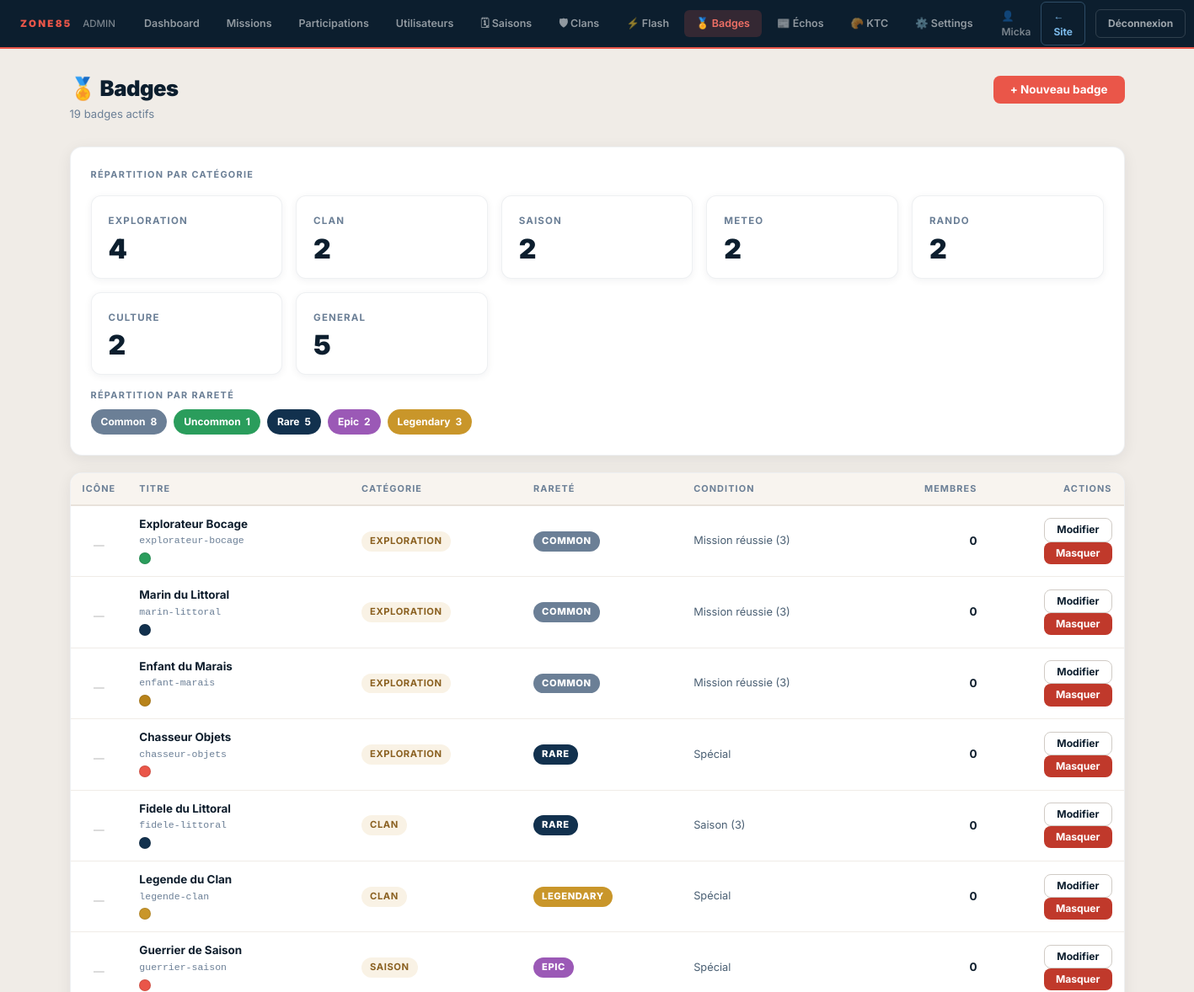
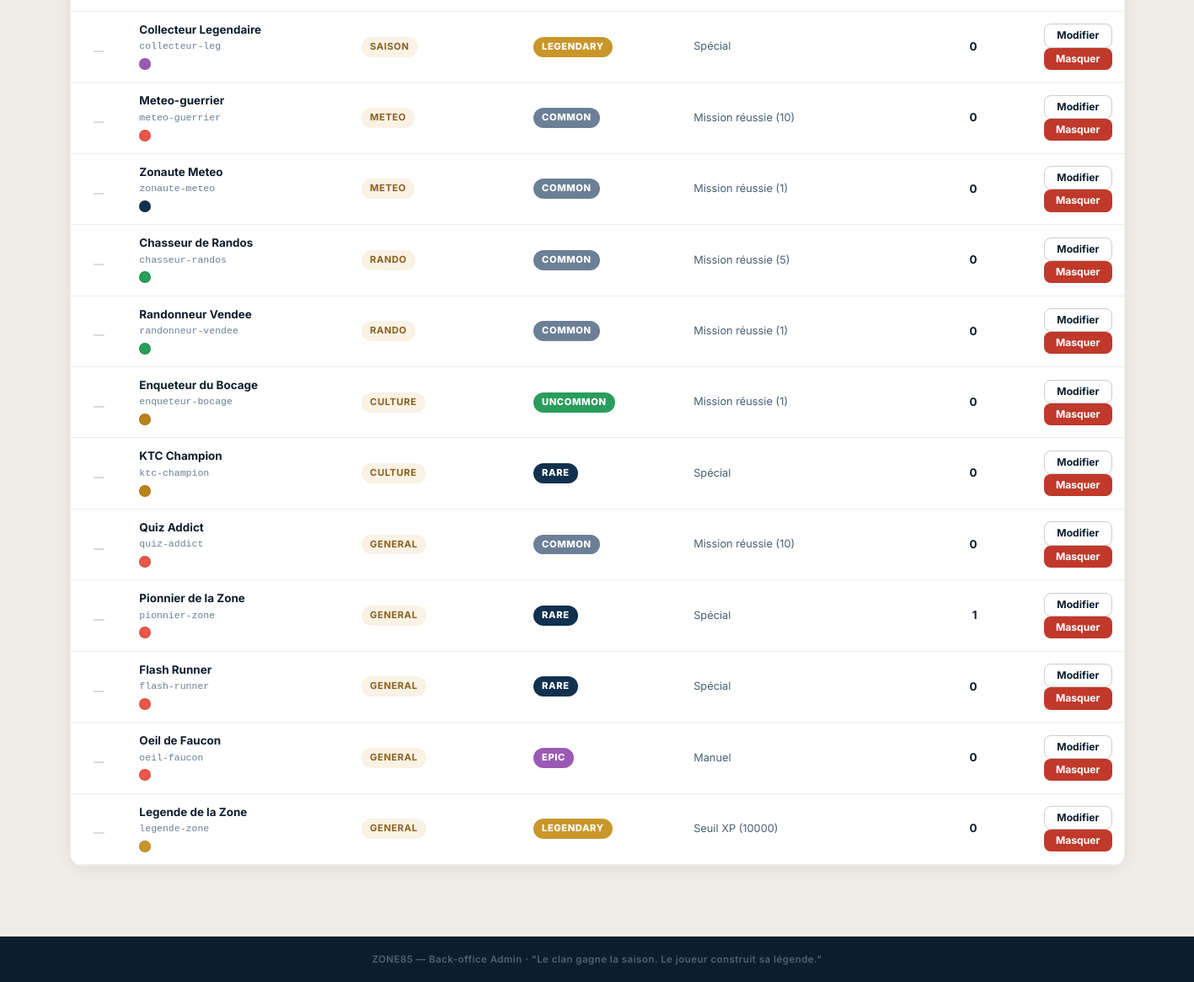
Page /admin/badges.php (signed in) on the committed database (2 pictures, top to bottom).
### tables this page shows
CREATE TABLE `badges` (
  `id`               int(10) UNSIGNED NOT NULL AUTO_INCREMENT,
  `title`            varchar(100) NOT NULL,
  `slug`             varchar(100) NOT NULL,
  `category`         enum('exploration','clan','saison','meteo','rando','culture','invisible','general') NOT NULL DEFAULT 'general',
  `description`      text DEFAULT NULL,
  `icon`             varchar(20) DEFAULT NULL,
  `rarity`           enum('common','uncommon','rare','epic','legendary') NOT NULL DEFAULT 'common',
  `season_id`        int(10) UNSIGNED DEFAULT NULL,
  `is_hidden`        tinyint(1) NOT NULL DEFAULT 0,
  `unlock_condition` text DEFAULT NULL,
  `color_primary`    varchar(7) NOT NULL DEFAULT '#ea5649',
  `icon_emoji`       varchar(8) DEFAULT NULL,
  `condition_type`   enum('manual','xp_threshold','mission_success','season','special') NOT NULL DEFAULT 'manual',
  `condition_value`  int(11) DEFAULT NULL,
  `created_at`       datetime NOT NULL DEFAULT current_timestamp(),
  `updated_at`       datetime NOT NULL DEFAULT current_timestamp() ON UPDATE current_timestamp(),
  PRIMARY KEY (`id`),
  UNIQUE KEY `uq_badges_slug` (`slug`),
  KEY `idx_badges_cat` (`category`),
  KEY `idx_badges_rar` (`rarity`)
);

### admin/badges.php (the view, shortened to what this page needs)
<?php
$pdo    = db();
$rarity_colors = [
    'common'    => ['bg' => '#6b7f96', 'label' => 'Common'],
    'uncommon'  => ['bg' => '#2a9d5c', 'label' => 'Uncommon'],
    'rare'      => ['bg' => '#12314e', 'label' => 'Rare'],
    'epic'      => ['bg' => '#9b59b6', 'label' => 'Epic'],
    'legendary' => ['bg' => '#C9962A', 'label' => 'Legendary'],
];
$categories = ['exploration','clan','saison','meteo','rando','culture','invisible','general'];
$condition_types = [
    'manual'           => 'Manuel',
    'xp_threshold'     => 'Seuil XP',
    'mission_success'  => 'Mission réussie',
    'season'           => 'Saison',
    'special'          => 'Spécial',
];
$badges = [];
if ($pdo) {
    try {
        $badges = $pdo->query(
            'SELECT b.*,
                    (SELECT COUNT(*) FROM user_badges ub WHERE ub.badge_id = b.id) AS member_count
             FROM badges b
             WHERE b.is_hidden = 0
             ORDER BY b.category ASC, b.rarity ASC, b.id ASC'
        )->fetchAll(PDO::FETCH_ASSOC);
    } catch (PDOException $e) {
        error_log('[ZONE85 admin/badges list] ' . $e->getMessage());
        try {
            $badges = $pdo->query(
                'SELECT b.*, 0 AS member_count
                 FROM badges b
                 WHERE b.is_hidden = 0
                 ORDER BY b.category ASC, b.rarity ASC, b.id ASC'
            )->fetchAll(PDO::FETCH_ASSOC);
        } catch (PDOException $e2) {
            error_log('[ZONE85 admin/badges list fallback] ' . $e2->getMessage());
        }
    }
}
$stats_cat = array_fill_keys($categories, 0);
$stats_rar = array_fill_keys(array_keys($rarity_colors), 0);
foreach ($badges as $b) {
    $cat = $b['category'] ?? 'general';
    $rar = $b['rarity']   ?? 'common';
    if (isset($stats_cat[$cat])) $stats_cat[$cat]++;
    if (isset($stats_rar[$rar])) $stats_rar[$rar]++;
}
$total_badges = count($badges);
require '_admin-header.php';
?>
<div class="adm-page-header">
    <div>
        <h1 class="adm-page-title">🏅 Badges</h1>
        <p class="adm-page-sub"><?= $total_badges ?> badge<?= $total_badges !== 1 ? 's' : '' ?> actifs</p>
    </div>
    <div class="adm-page-actions">
        <button class="btn-adm btn-adm-primary" onclick="toggleCreatePanel()">+ Nouveau badge</button>
    </div>
</div>
<div class="adm-card" style="margin-bottom:20px">
    <p class="adm-card-title">Répartition par catégorie</p>
    <div class="adm-stats" style="margin-bottom:0">
        <?php foreach ($stats_cat as $cat => $cnt): if ($cnt === 0) continue; ?>
        <div class="adm-stat">
            <div class="adm-stat-label"><?= htmlspecialchars(ucfirst($cat), ENT_QUOTES, 'UTF-8') ?></div>
            <div class="adm-stat-value"><?= $cnt ?></div>
        </div>
        <?php endforeach; ?>
    </div>
    <div style="margin-top:16px">
        <p class="adm-card-title" style="margin-bottom:8px">Répartition par rareté</p>
        <div class="rar-strip">
            <?php foreach ($rarity_colors as $rar => $meta): ?>
            <span class="rar-pill" style="background:<?= htmlspecialchars($meta['bg'], ENT_QUOTES, 'UTF-8') ?>">
                <?= htmlspecialchars($meta['label'], ENT_QUOTES, 'UTF-8') ?>
                <strong><?= $stats_rar[$rar] ?? 0 ?></strong>
            </span>
            <?php endforeach; ?>
        </div>
    </div>
</div>
<div class="adm-card" style="padding:0;overflow:hidden">
    <?php if (empty($badges)): ?>
    <div class="adm-empty">
        <div class="adm-empty-icon">🏅</div>
        <p>Aucun badge trouvé. Créez-en un ci-dessus.</p>
    </div>
    <?php else: ?>
    <div class="adm-table-wrap">
        <table class="adm-table">
            <thead>
                <tr>
                    <th style="width:52px">Icône</th>
                    <th>Titre</th>
                    <th>Catégorie</th>
                    <th>Rareté</th>
                    <th>Condition</th>
                    <th style="text-align:right">Membres</th>
                    <th style="text-align:right;width:160px">Actions</th>
                </tr>
            </thead>
            <tbody>
            <?php foreach ($badges as $b):
                $bid       = (int)$b['id'];
                $rar       = $b['rarity'] ?? 'common';
                $rar_meta  = $rarity_colors[$rar] ?? ['bg' => '#6b7f96', 'label' => ucfirst($rar)];
                $ctype     = $b['condition_type'] ?? 'manual';
                $cval      = $b['condition_value'];
                $ctype_lbl = $condition_types[$ctype] ?? $ctype;
                if ($cval !== null) $ctype_lbl .= ' (' . (int)$cval . ')';
            ?>
            <tr id="row-<?= $bid ?>">
                <td class="badge-emoji-cell" style="text-align:center">
                    <?php if (!empty($b['icon_emoji'])): ?>
                        <?= htmlspecialchars($b['icon_emoji'], ENT_QUOTES, 'UTF-8') ?>
                    <?php else: ?>
                        <span style="font-size:.8rem;color:#bbb">—</span>
                    <?php endif; ?>
                </td>
                <td>
                    <div style="font-weight:700"><?= htmlspecialchars($b['title'], ENT_QUOTES, 'UTF-8') ?></div>
                    <div style="font-size:.72rem;color:#6b7f96;font-family:monospace"><?= htmlspecialchars($b['slug'], ENT_QUOTES, 'UTF-8') ?></div>
                    <?php if (!empty($b['color_primary'])): ?>
                    <span class="badge-color-dot" style="background:<?= htmlspecialchars($b['color_primary'], ENT_QUOTES, 'UTF-8') ?>"></span>
                    <?php endif; ?>
                </td>
                <td>
                    <span class="adm-badge badge-draft"><?= htmlspecialchars(ucfirst($b['category'] ?? 'general'), ENT_QUOTES, 'UTF-8') ?></span>
                </td>
                <td>
                    <span class="badge-rarity rarity-<?= htmlspecialchars($rar, ENT_QUOTES, 'UTF-8') ?>"
                          style="background:<?= htmlspecialchars($rar_meta['bg'], ENT_QUOTES, 'UTF-8') ?>">
                        <?= htmlspecialchars($rar_meta['label'], ENT_QUOTES, 'UTF-8') ?>
                    </span>
                </td>
                <td style="font-size:.8rem;color:#4a5f73"><?= htmlspecialchars($ctype_lbl, ENT_QUOTES, 'UTF-8') ?></td>
                <td style="text-align:right;font-weight:700"><?= (int)($b['member_count'] ?? 0) ?></td>
                <td style="text-align:right">
                    <button class="btn-adm btn-adm-ghost btn-adm-sm"
                            onclick="toggleEditRow(<?= $bid ?>)">Modifier</button>
                    <form method="post" action="badges.php" style="display:inline"
                          onsubmit="return confirm('Masquer ce badge ?')">
                        <button type="submit" class="btn-adm btn-adm-danger btn-adm-sm">Masquer</button>
                    </form>
                </td>
            </tr>
            <?php endforeach; ?>
            </tbody>
        </table>
    </div>
    <?php endif; ?>
</div>
<?php
require '_admin-footer.php';

### assets/css/zone85.css (style rules this page uses)
*,*::before,*::after { box-sizing:border-box;margin:0;padding:0 }
html { scroll-behavior:smooth }
body { font-family:'Inter',sans-serif;background:var(--beige);color:var(--text);line-height:1.6;overflow-x:hidden }
:root { --primary: #ea5649; --primary-dark: #c73d31; --primary-light:#f07066; --navy-dark: #12314e; --navy-mid: #163756; --navy-pale: #243d52; --navy-deep: #0c1e2e; --beige: #F5F1ED; --beige-light: #FAF7F4; --beige-dark: #EAE4DC; --white: #FFFFFF; --text: #1a2530; --text-mid: #3d4f5c; --text-muted: #7a8a94; --gold: #C9962A; --green: #2a9d5c; --radius-sm: 5px; --radius: 8px; --radius-lg: 12px; --shadow-sm: 0 1px 3px rgba(0,0,0,.08); --shadow-md: 0 4px 16px rgba(0,0,0,.12); --shadow-lg: 0 8px 32px rgba(0,0,0,.18); }

### admin/_admin-header.php (style rules this page uses)
*, *::before, *::after { box-sizing: border-box; }
html, body { margin: 0; padding: 0; height: 100%; }
body { font-family: 'Inter', sans-serif; background: #f0ece7; color: #0f1e2d; min-height: 100vh; }
.adm-page-header { display: flex; align-items: flex-start; justify-content: space-between; gap: 16px; margin-bottom: 28px; flex-wrap: wrap; }
.adm-page-title { font-size: 1.6rem; font-weight: 900; color: #0c1e2e; letter-spacing: -.5px; margin: 0; line-height: 1.2; }
.adm-page-sub { font-size: .82rem; color: #6b7f96; margin: 4px 0 0; }
.adm-page-actions { display: flex; gap: 10px; flex-wrap: wrap; align-items: center; }
.btn-adm { display: inline-flex; align-items: center; gap: 6px; padding: 10px 20px; border-radius: 8px; font-size: .84rem; font-weight: 700; text-decoration: none; cursor: pointer; border: none; font-family: 'Inter', sans-serif; transition: opacity .15s, transform .1s; white-space: nowrap; line-height: 1; }
.btn-adm-primary { background: #ea5649; color: #fff; }
.btn-adm-ghost { background: #fff; color: #0c1e2e; border: 1.5px solid #d0cbc5; }
.btn-adm-danger { background: #c0392b; color: #fff; }
.btn-adm-sm { padding: 7px 14px; font-size: .76rem; }
.adm-card { background: #fff; border-radius: 14px; box-shadow: 0 4px 18px rgba(12,30,46,.07); border: 1px solid rgba(18,49,78,.07); padding: 24px; margin-bottom: 20px; }
.adm-card-title { font-size: .68rem; font-weight: 700; letter-spacing: .12em; text-transform: uppercase; color: #6b7f96; margin: 0 0 16px; }
.adm-stats { display: grid; grid-template-columns: repeat(auto-fill, minmax(200px, 1fr)); gap: 16px; margin-bottom: 28px; }
.adm-stat { background: #fff; border-radius: 12px; box-shadow: 0 2px 10px rgba(12,30,46,.06); border: 1px solid rgba(18,49,78,.07); padding: 20px 20px 18px; }
.adm-stat-label { font-size: .72rem; font-weight: 700; text-transform: uppercase; letter-spacing: .1em; color: #6b7f96; margin-bottom: 8px; }
.adm-stat-value { font-size: 2rem; font-weight: 900; color: #0c1e2e; letter-spacing: -1px; line-height: 1; }
.adm-table-wrap { overflow-x: auto; }
table.adm-table { width: 100%; border-collapse: collapse; font-size: .84rem; }
table.adm-table th { background: #f8f4ef; text-align: left; padding: 10px 14px; font-size: .68rem; font-weight: 700; letter-spacing: .1em; text-transform: uppercase; color: #6b7f96; border-bottom: 2px solid #e8e2db; white-space: nowrap; }
table.adm-table td { padding: 11px 14px; border-bottom: 1px solid #f0ece7; vertical-align: middle; color: #0f1e2d; }
.adm-badge { display: inline-block; padding: 3px 10px; border-radius: 999px; font-size: .7rem; font-weight: 700; text-transform: uppercase; letter-spacing: .05em; }
.badge-draft { background: rgba(201,150,42,.12); color: #8a6020; }

### admin/badges.php (style rules this page uses)
.badge-rarity { display: inline-block; padding: 3px 10px; border-radius: 999px; font-size: .7rem; font-weight: 800; text-transform: uppercase; letter-spacing: .05em; color: #fff; }
.rarity-common { background: #6b7f96; }
.rarity-uncommon { background: #2a9d5c; }
.rarity-rare { background: #12314e; }
.rarity-epic { background: #9b59b6; }
.rarity-legendary { background: #C9962A; }
.badge-emoji-cell { font-size: 1.6rem; line-height: 1; }
.badge-color-dot { display: inline-block; width: 14px; height: 14px; border-radius: 50%; vertical-align: middle; border: 1.5px solid rgba(0,0,0,.12); margin-right: 6px; }
.rar-strip { display: flex; gap: 8px; flex-wrap: wrap; margin-top: 8px; }
.rar-pill { display: inline-flex; align-items: center; gap: 6px; padding: 5px 12px; border-radius: 999px; font-size: .75rem; font-weight: 700; color: #fff; }

### rows in the picture
badges: id "2", title "Quiz Addict", slug "quiz-addict", category "GENERAL", rarity "COMMON", ctype_lbl "Mission réussie (10)", member_count "0"
badges: category "GENERAL", cnt "5", rarity "3", title "Legende de la Zone", slug "legende-zone", rarity "LEGENDARY", ctype_lbl "Seuil XP (10000)", member_count "0"
badges: title "Explorateur Bocage", slug "explorateur-bocage", category "EXPLORATION", rarity "COMMON", ctype_lbl "Mission réussie (3)", member_count "0"
badges: title "Marin du Littoral", slug "marin-littoral", category "EXPLORATION", rarity "COMMON", ctype_lbl "Mission réussie (3)", member_count "0"
badges: title "Enfant du Marais", slug "enfant-marais", category "EXPLORATION", rarity "COMMON", ctype_lbl "Mission réussie (3)", member_count "0"
badges: title "Chasseur Objets", slug "chasseur-objets", category "EXPLORATION", rarity "RARE", condition_type "Spécial", member_count "0"
badges: title "Fidele du Littoral", slug "fidele-littoral", category "CLAN", rarity "RARE", ctype_lbl "Saison (3)", member_count "0"
badges: title "Legende du Clan", slug "legende-clan", category "CLAN", rarity "LEGENDARY", condition_type "Spécial", member_count "0"
badges: title "Guerrier de Saison", slug "guerrier-saison", category "SAISON", rarity "EPIC", condition_type "Spécial", member_count "0"
badges: title "Collecteur Legendaire", slug "collecteur-leg", category "SAISON", rarity "LEGENDARY", condition_type "Spécial", member_count "0"
badges: title "Meteo-guerrier", slug "meteo-guerrier", category "METEO", rarity "COMMON", ctype_lbl "Mission réussie (10)", member_count "0"
badges: title "Zonaute Meteo", slug "zonaute-meteo", category "METEO", rarity "COMMON", ctype_lbl "Mission réussie (1)", member_count "0"
badges: title "Chasseur de Randos", slug "chasseur-randos", category "RANDO", rarity "COMMON", ctype_lbl "Mission réussie (5)", member_count "0"
badges: title "Randonneur Vendee", slug "randonneur-vendee", category "RANDO", rarity "COMMON", ctype_lbl "Mission réussie (1)", member_count "0"
badges: title "Enqueteur du Bocage", slug "enqueteur-bocage", category "CULTURE", rarity "UNCOMMON", ctype_lbl "Mission réussie (1)", member_count "0"
badges: title "KTC Champion", slug "ktc-champion", category "CULTURE", rarity "RARE", condition_type "Spécial", member_count "0"
badges: title "Pionnier de la Zone", slug "pionnier-zone", category "GENERAL", rarity "RARE", condition_type "Spécial", member_count "1"
badges: title "Flash Runner", slug "flash-runner", category "GENERAL", rarity "RARE", condition_type "Spécial", member_count "0"
badges: title "Oeil de Faucon", slug "oeil-faucon", category "GENERAL", rarity "EPIC", condition_type "Manuel", member_count "0"

### other values in the picture
$_adm_user['pseudo'] "Micka"
$total_badges "19"
$cat "EXPLORATION"
$cnt "4"
$cat "CLAN"
$cat "SAISON"
$cat "METEO"
$cat "RANDO"
$cat "CULTURE"
$meta['label'] "Common"
$stats_rar[$rar] "8"
$meta['label'] "Uncommon"
$stats_rar[$rar] "1"
$meta['label'] "Rare"
$stats_rar[$rar] "5"
